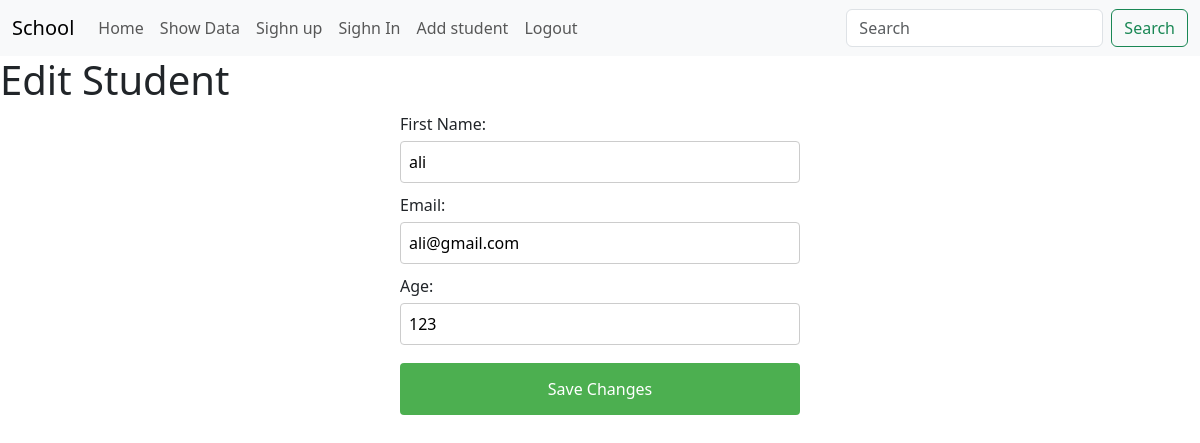
Page /edit_student/19/ on the committed database.
### Day1/models.py (models this page shows)
class Student(models.Model):
    id=models.AutoField(primary_key=True)
    s_name=models.CharField(max_length=50)
    S_Email=models.EmailField(max_length=20)
    Age=models.IntegerField()

### Day1/views.py (the view)
# urls.py: path('edit_student/<int:student_id>/', edit_student, name='edit_student'),
def edit_student(request, student_id):
    student = Student.objects.get(id=student_id)
    if request.method == 'POST':
        student.s_name = request.POST.get('fname')
        student.S_Email = request.POST.get('email')
        student.Age = request.POST.get('age')
        student.save()
        return redirect('showdata')
    return render(request, 'Day1/edit_student.html', {'student': student})

### Day1/templates/Day1/edit_student.html (shortened to what this page needs)
{% extends 'base.html' %}
{%block 'body'%}
<body>
    <h1>Edit Student</h1>
        <form method="post" style="max-width: 400px; margin: auto;">
        <label for="fname" style="display: block; margin-bottom: 5px;">First Name:</label>
        <input type="text" id="fname" name="fname" value="{{ student.s_name }}" required style="width: 100%; padding: 8px; margin-bottom: 10px; border: 1px solid #ccc; border-radius: 4px; box-sizing: border-box;"><br>
        <label for="email" style="display: block; margin-bottom: 5px;">Email:</label>
        <input type="email" id="email" name="email" value="{{ student.S_Email }}" required style="width: 100%; padding: 8px; margin-bottom: 10px; border: 1px solid #ccc; border-radius: 4px; box-sizing: border-box;"><br>
        <label for="age" style="display: block; margin-bottom: 5px;">Age:</label>
        <input type="number" id="age" name="age" value="{{ student.Age }}" required style="width: 100%; padding: 8px; margin-bottom: 10px; border: 1px solid #ccc; border-radius: 4px; box-sizing: border-box;"><br>
        <button type="submit" style="width: 100%; background-color: #4CAF50; color: white; padding: 14px 20px; margin: 8px 0; border: none; border-radius: 4px; cursor: pointer;">Save Changes</button>
    </form>
</body>
{%endblock 'body'%}

### rows in the picture
Student: fname "ali", email "ali@gmail.com", age "123"
